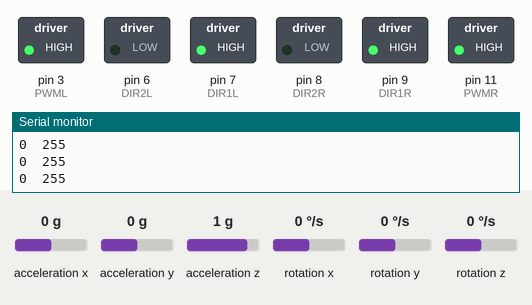
This sketch was run on a simulated Arduino Uno, built with avr-gcc and run on an emulated ATmega328P. Shown: switched loads named in the sketch (green lamp = pin HIGH), the last lines printed to the serial monitor. The test bench sets the inputs (shaded band); at power-on: rotation y 0 °/s, acceleration x 0 g, acceleration y 0 g, acceleration z 1 g, rotation x 0 °/s, rotation z 0 °/s.

Above: at 1.2 s.
1.3 s: rotation y set to -192 °/s
At 4.0 s:
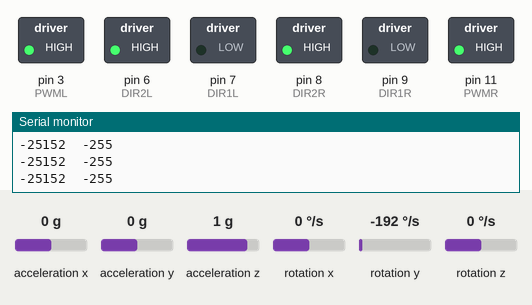
4.3 s: rotation y set to 4 °/s
At 5.1 s:
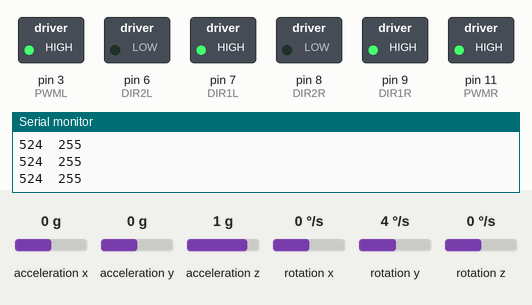
5.9 s: acceleration x set to -0.2 g
At 7.2 s:
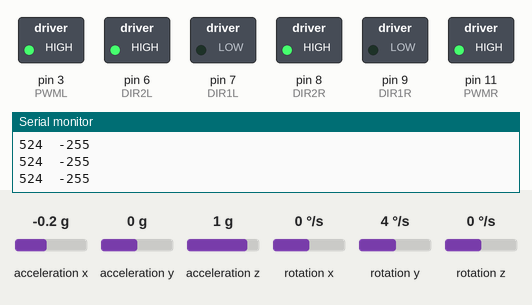
Timing chart, 0 to 8.9 s (numbered marks = the images above; inputs shaded):
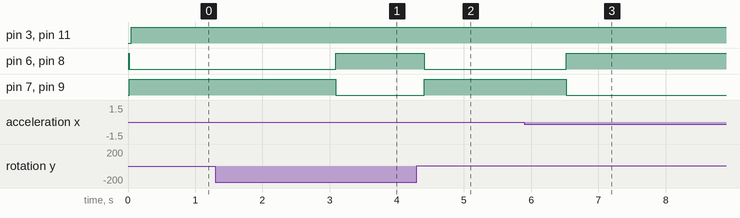

Measured:
- the behaviour switches between 0 and -0.1 g on acceleration x (found by bisection; images 2 and 3)
- after the input at 1.3 s, pin 6 (DIR2L), pin 8 (DIR2R): LOW → HIGH after 1.8 s; pin 7 (DIR1L), pin 9 (DIR1R): HIGH → LOW after 1.8 s
- after the input at 4.3 s, pin 6 (DIR2L), pin 8 (DIR2R): HIGH → LOW after 0.11 s; pin 7 (DIR1L), pin 9 (DIR1R): LOW → HIGH after 0.11 s
- after the input at 5.9 s, pin 6 (DIR2L), pin 8 (DIR2R): LOW → HIGH after 0.62 s; pin 7 (DIR1L), pin 9 (DIR1R): HIGH → LOW after 0.62 s

The sketch:

SelfBlancingRobotTemp.ino
```cpp
#include <TimerOne.h>
#include <Wire.h>
#include <MPU6050.h>

MPU6050 mpu;

#define PWML 3
#define PWMR 11

#define DIR1L 7
#define DIR2L 6
#define DIR1R 9
#define DIR2R 8

/* float Kp = 150;
float Kd = 0.2;
float Ki = 300;  */
float Kp = 60;   //21.4
float Kd = 0.55; //0.0285    verygood p32.1 d0.128 i150 //0.5kd
float Ki = 0; //84
float  targetAngle = 5;
float T = 0.007;

int Output_limit  = 255;

volatile float error = 0;
volatile float integral = 0;
volatile float derivative = 0;
volatile float last_error = 0, errorSum = 0;

int16_t ax, ay, az  ;
int16_t gx, gy, gz;
int16_t gyroX, gyroY, gyroZ;
volatile float accAngle    ;
volatile float gyroRate    ;
volatile float gyroAngle   ;
volatile float currentAngle;
volatile float prevAngle   ;

int xungL, xungR, tam;
volatile float goc, goc_fitered;

int Output;

void setup() {

  TCCR2B = TCCR2B & B11111000 | B00000001;  //PWM frequency of 31372.55 Hz

  //TCCR2B = TCCR2B & B11111000 | B00000010;//3921.15hz
  //TCCR2A = (TCCR2A & B11111100) | B00000011;

/*   OCR2A = 78;
  OCR2B = 0; */

  /* pinMode(3, OUTPUT);
  pinMode(11, OUTPUT);

  // Configure Timer 2 for Fast PWM mode
  TCCR2A = (1 << WGM21) | (1 << WGM20);  // Fast PWM mode
  TCCR2B = (1 << CS22);  // Clock prescaler of 64

  // Set the initial PWM values (0% duty cycle)
  OCR2A = 0;  // For pin 11
  OCR2B = 0;  // For pin 3 */

  pinMode(2,INPUT_PULLUP);
  //pinMode(3,INPUT_PULLUP);
  pinMode(4,INPUT_PULLUP);
  pinMode(5,INPUT_PULLUP);

  pinMode(DIR1L, OUTPUT);
  pinMode(DIR2L, OUTPUT);
  pinMode(DIR1R, OUTPUT);
  pinMode(DIR2R, OUTPUT);
  pinMode(PWML, OUTPUT);
  pinMode(PWMR, OUTPUT);

  Wire.begin();
  mpu.initialize();
  Serial.begin(9600);

  //attachInterrupt(0,DemxungL,FALLING);
  //attachInterrupt(digitalPinToInterrupt(10),DemxungR,FALLING);

  Timer1.initialize(7000);  //don vi us
  Timer1.attachInterrupt(PID);

}

void loop() {
  //mpu.getMotion6(&ax, &ay, &az, &gx, &gy, &gz);
  ax = mpu.getAccelerationX();
  az = mpu.getAccelerationZ();
  //gyroY = mpu.getRotationX();
  mpu.getRotation(&gyroX, &gyroY, &gyroZ);

  //Serial.print(accAngle);
  delay(7);
  Serial.print(gyroY);
  Serial.print("  ");
  Serial.println(Output);


}


void PID()
{
  //goc = atan2(ax, az) * RAD_TO_DEG;

  accAngle = atan2(ax, -az)*RAD_TO_DEG;
 /*  if (accAngle > 0 && accAngle < 180){
    accAngle = 180 - accAngle;
  }
  else if (accAngle < 0 && accAngle > -180){
    accAngle =  accAngle + 180;
    accAngle = -accAngle;
  }else{
    accAngle = 0;
  } */
  gyroRate = map(gyroY, -32768, 32767, -250, 250);
  gyroAngle = (float)gyroRate*T;
  //gyroAngle =gyroAngle + (float)gyroRate*T/1000;
  currentAngle = 0.9934*(prevAngle + gyroAngle) + 0.0066*(accAngle);
  goc = currentAngle;


   //goc_fitered = kalman(goc);
   goc_fitered = goc;

//////////////////////////////
  error = currentAngle - targetAngle;
  errorSum = errorSum + error;
  errorSum = constrain(errorSum, -350, 350);
  //calculate output from P, I and D values
  Output = Kp*(error) + Ki*(errorSum)*T + Kd*(currentAngle-prevAngle)/T;
  tam = Kd*(currentAngle-prevAngle)/T;
  prevAngle = currentAngle;


//////////////////////////////

  Output = constrain(Output, -Output_limit, Output_limit);

    if (Output > 0) {
    // Set the motors to move forward
    digitalWrite(DIR1L, HIGH);
    digitalWrite(DIR2L, LOW);
    digitalWrite(DIR1R, HIGH);
    digitalWrite(DIR2R, LOW);

    analogWrite(PWMR, Output);
    analogWrite(PWML, Output);
  } else if (Output < 0) {
    // Set the motors to move in reverse
    digitalWrite(DIR1L, LOW);
    digitalWrite(DIR2L, HIGH);
    digitalWrite(DIR1R, LOW);
    digitalWrite(DIR2R, HIGH);

    analogWrite(PWMR, abs(Output));
    analogWrite(PWML, abs(Output));
  } else {
    // Stop the motors
    analogWrite(PWMR, 0);
    analogWrite(PWML, 0);
  }

}


void DemxungL()
{
  if(digitalRead(4) == LOW)
  xungL++;
  else
  xungL--;
}

void DemxungR()
{
  if(digitalRead(5) == LOW)
  xungR ++;
  else
  xungR --;
}

double kalman(double U) {                                                     // Bộ lọc nhiễu tín hiệu cảm biến siêu âm
  static const double R = 40;
  static const double H = 1.00;
  static double Q = 10;
  static double P = 0;
  static double U_hat = 0;
  static double K = 0;
  K = P * H / (H * P * H + R);
  U_hat += +K * (U - H * U_hat);
  P = (1 - K * H) * P + Q;
  return U_hat;
}
```
